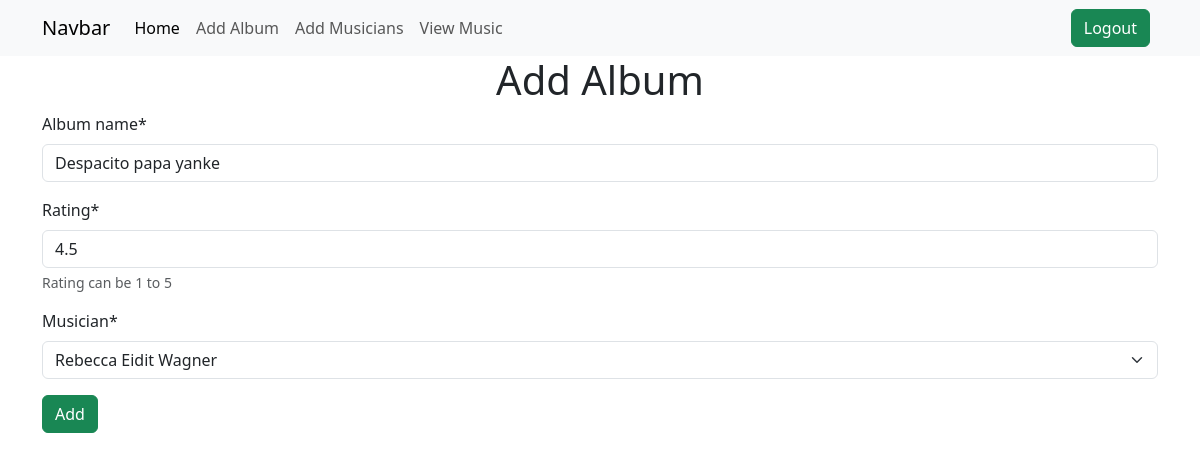
Screenshot of /musician/edit/album/6 (signed in) with the database file from the repository.
### musicians/models.py (models this page shows, shortened)
class Album(models.Model):
    album_name = models.CharField(max_length=255)
    release_date = models.DateField(auto_now_add=True)
    rating = models.FloatField(
        validators=[MaxValueValidator(5.0), MinValueValidator(0.0)])
    musician = models.ForeignKey(Musician, on_delete=models.CASCADE)

### musicians/views.py (the view)
# urls.py: path('edit/album/<int:id>', views.UpdateAlbumView.as_view(), name="edit_album"),
@method_decorator(login_required, name="dispatch")
class UpdateAlbumView(UpdateView):
    model = Album
    form_class = AlbumsForm
    pk_url_kwarg = 'id'
    template_name = 'addAlbums.html'
    success_url = reverse_lazy("view_musics")

### musicians/form.py
class AlbumsForm(ModelForm):
    class Meta:
        model = Album
        fields = "__all__"
        help_texts = {
            "rating": "Rating can be 1 to 5",
        }

### musicians/models.py (called while the page is built)
    def __str__(self) -> str:
        return f"{self.first_name} {self.last_name} "

### musicians/templates/addAlbums.html (shortened to what this page needs)
{% extends "base.html" %}
{% load crispy_forms_tags %}
{% block mainContent %}
    <section class="container">
        <h1 class="text-center">Add Album</h1>
        <form method="post">
            {{ form |crispy }}
            <button class="btn btn-success">Add</button>
        </form>
    </section>
{% endblock mainContent %}

### rows the page displays
Album: album_name "Despacito papa yanke", rating "4.5", musician "Rebecca Eidit Wagner"
